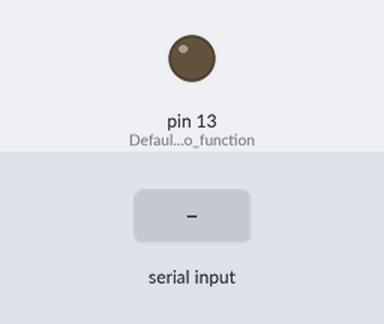
The sketch below on a simulated Arduino Uno, built with avr-gcc and run on an emulated ATmega328P. On the bench: output pins drawn as LEDs (lit = HIGH). The inputs (shaded band) are chosen by the test bench.

Above: at 1.2 s.
1.3 s: "o" received over Serial
At 2.2 s:
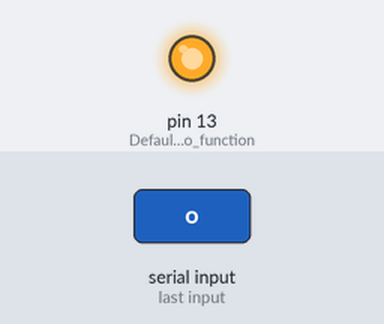
2.8 s: "x" received over Serial
At 3.3 s:
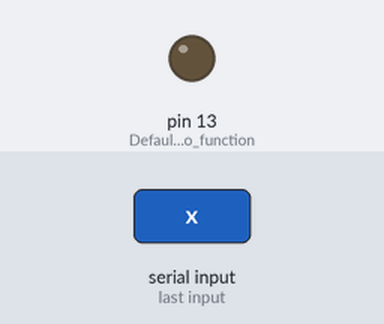
Timing chart, 0 to 5.8 s (numbered marks = the images above; inputs shaded):
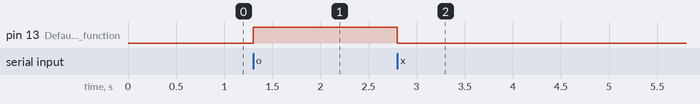

Measured:
- after the input at 1.3 s, pin 13 (Default_Arduino_function): LOW → HIGH at once
- after the input at 2.8 s, pin 13 (Default_Arduino_function): HIGH → LOW at once

The sketch:

arduino_blink_GUI_demo.ino
```cpp
char userInput; // Stores the user input for command interpretation

void setup(){
  Serial.begin(9600);                        // Serial BAUD rate
  pinMode(LED_BUILTIN, OUTPUT);              // Default Arduino function for Pin Mode
}

void loop(){
if(Serial.available()> 0){                   // Detect incoming byte loop until detected
    userInput = Serial.read();               // Read incoming byte
      if(userInput == 'o'){                  // Turn LED on if 'o' is received
        digitalWrite(LED_BUILTIN, HIGH);
      }
      if(userInput == 'x'){                  // Turn LED off if 'x' is received
       digitalWrite(LED_BUILTIN, LOW);
      }
  }
}
```
